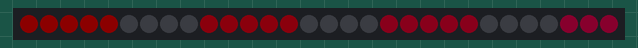
Simulated run of this program. Board: CircuitPython board. Shown: 30 RGB LEDs in strip order, left to right. Dim RGB values are drawn brighter than linear.

Above: at 0.05 s.
At 2.97 s:
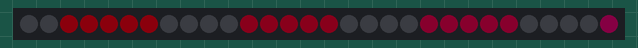
At 19.94 s:
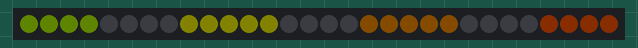
At 24.89 s:
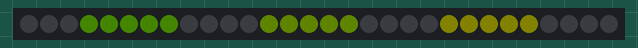
At 29.84 s:
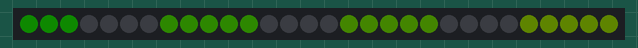
At 39.94 s:
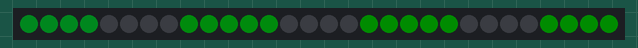

The program:

rainbows.py
```python
# (licence header left out)
import board
import neopixel

# from adafruit_led_animation.animation.rainbow import Rainbow
from adafruit_led_animation.animation.rainbowchase import RainbowChase

# from adafruit_led_animation.animation.blink import Blink
# from adafruit_led_animation.animation.comet import Comet
# from adafruit_led_animation.animation.chase import Chase
# from adafruit_led_animation.animation.colorcycle import ColorCycle
# from adafruit_led_animation.sequence import AnimationSequence
# from adafruit_led_animation.color import (
#     PURPLE,
#     AMBER,
#     JADE,
#     PINK,
#     MAGENTA,
#     ORANGE,
#     TEAL,
# )

pixel_pin = board.D5
pixel_num = 30

BRIGHTNESS = 0.05

pixels = neopixel.NeoPixel(
    pixel_pin, pixel_num, brightness=BRIGHTNESS, auto_write=False
)

# solid = Solid(pixels, color=PINK)
# blink = Blink(pixels, speed=0.5, color=JADE)
# comet = Comet(pixels, speed=0.01, color=PURPLE, tail_length=10)
# chase = Chase(pixels, speed=0.1, size=3, spacing=6, color=AMBER)
# colorcycle = ColorCycle(pixels, speed=0.5, colors=[MAGENTA, ORANGE, TEAL])
#
# animations = AnimationSequence(
#     solid,
#     blink,
#     comet,
#     chase,
#     colorcycle,
#     advance_interval=3,
# )

# anim = Rainbow(pixels, speed=0.1, period=10)
anim = RainbowChase(pixels, speed=0.1, size=5, spacing=4)

while True:
    anim.animate()
```
